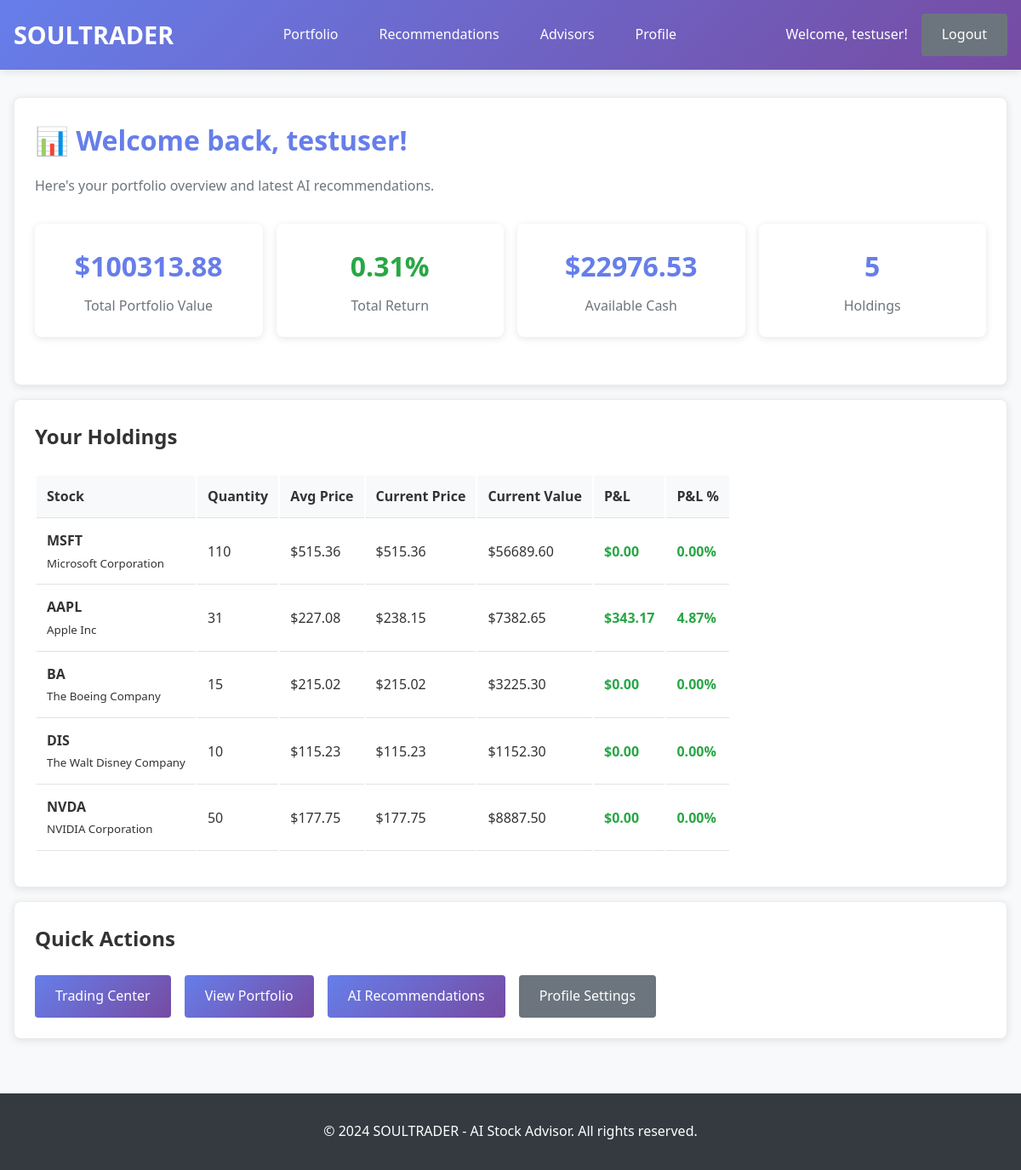
The page /dashboard/ (signed in) on the database its author committed.
### soulstrader/models.py (models this page shows, shortened)
class Portfolio(models.Model):
    user = models.OneToOneField(User, on_delete=models.CASCADE, related_name='portfolio')
    name = models.CharField(max_length=100, default="My Portfolio")
    initial_capital = models.DecimalField(max_digits=12, decimal_places=2, default=Decimal('100000.00'))
    current_capital = models.DecimalField(max_digits=12, decimal_places=2, default=Decimal('100000.00'))
    total_invested = models.DecimalField(max_digits=12, decimal_places=2, default=Decimal('0.00'))
    is_active = models.BooleanField(default=True)
    auto_rebalance = models.BooleanField(default=False)
    rebalance_frequency = models.CharField(max_length=20, default='MONTHLY', choices=[
        ('WEEKLY', 'Weekly'),
        ('MONTHLY', 'Monthly'),
        ('QUARTERLY', 'Quarterly'),
        ('MANUAL', 'Manual'),
    ])
    created_at = models.DateTimeField(auto_now_add=True)
    last_updated = models.DateTimeField(auto_now=True)
    @property
    def total_value(self):
        holdings_value = sum(holding.current_value for holding in self.holdings.all())
        return self.current_capital + holdings_value
    @property
    def total_return(self):
        if self.initial_capital > 0:
            return ((self.total_value - self.initial_capital) / self.initial_capital) * 100
        return 0

class Holding(models.Model):
    portfolio = models.ForeignKey(Portfolio, on_delete=models.CASCADE, related_name='holdings')
    stock = models.ForeignKey(Stock, on_delete=models.CASCADE)
    quantity = models.IntegerField(validators=[MinValueValidator(0)])
    average_price = models.DecimalField(max_digits=10, decimal_places=2)
    purchase_date = models.DateTimeField(auto_now_add=True)
    last_updated = models.DateTimeField(auto_now=True)
    class Meta:
        unique_together = ['portfolio', 'stock']
    @property
    def current_value(self):
        if self.stock.current_price:
            return self.quantity * self.stock.current_price
        return 0
    @property
    def unrealized_pnl(self):
        current_value = self.current_value
        cost_basis = self.quantity * self.average_price
        return current_value - cost_basis
    @property
    def unrealized_pnl_percent(self):
        cost_basis = self.quantity * self.average_price
        if cost_basis > 0:
            return (self.unrealized_pnl / cost_basis) * 100
        return 0

class Stock(models.Model):
    SECTORS = [
        ('TECHNOLOGY', 'Technology'),
        ('HEALTHCARE', 'Healthcare'),
        ('FINANCIAL', 'Financial Services'),
        ('CONSUMER_DISCRETIONARY', 'Consumer Discretionary'),
        ('INDUSTRIALS', 'Industrials'),
        ('CONSUMER_STAPLES', 'Consumer Staples'),
        ('ENERGY', 'Energy'),
        ('UTILITIES', 'Utilities'),
        ('REAL_ESTATE', 'Real Estate'),
        ('MATERIALS', 'Materials'),
        ('COMMUNICATION', 'Communication Services'),
        ('OTHER', 'Other'),
    ]
    MARKET_CAP_CATEGORIES = [
        ('LARGE_CAP', 'Large Cap ($10B+)'),
        ('MID_CAP', 'Mid Cap ($2B-$10B)'),
        ('SMALL_CAP', 'Small Cap ($300M-$2B)'),
        ('MICRO_CAP', 'Micro Cap (<$300M)'),
    ]
    symbol = models.CharField(max_length=10, unique=True, db_index=True)
    name = models.CharField(max_length=200)
    sector = models.CharField(max_length=30, choices=SECTORS, blank=True)
    industry = models.CharField(max_length=100, blank=True)
    market_cap = models.BigIntegerField(null=True, blank=True)
    market_cap_category = models.CharField(max_length=20, choices=MARKET_CAP_CATEGORIES, blank=True)
    current_price = models.DecimalField(max_digits=10, decimal_places=2, null=True, blank=True)
    previous_close = models.DecimalField(max_digits=10, decimal_places=2, null=True, blank=True)
    day_change = models.DecimalField(max_digits=10, decimal_places=2, null=True, blank=True)
    day_change_percent = models.DecimalField(max_digits=5, decimal_places=2, null=True, blank=True)
    pe_ratio = models.DecimalField(max_digits=8, decimal_places=2, null=True, blank=True)
    pb_ratio = models.DecimalField(max_digits=8, decimal_places=2, null=True, blank=True)
    dividend_yield = models.DecimalField(max_digits=5, decimal_places=2, null=True, blank=True)
    esg_score = models.DecimalField(max_digits=3, decimal_places=1, null=True, blank=True,
                                  validators=[MinValueValidator(0), MaxValueValidator(10)])
    logo_url = models.URLField(blank=True, null=True, help_text="Company logo URL from FMP API")
    fmp_grade = models.CharField(max_length=20, blank=True, null=True, help_text="FMP consensus grade (A+, A, B+, etc.)")
    fmp_score = models.DecimalField(max_digits=5, decimal_places=2, null=True, blank=True, help_text="FMP numerical score")
    analyst_target_price = models.DecimalField(max_digits=10, decimal_places=2, null=True, blank=True)
    analyst_rating_strong_buy = models.IntegerField(default=0)
    analyst_rating_buy = models.IntegerField(default=0)
    analyst_rating_hold = models.IntegerField(default=0)
    analyst_rating_sell = models.IntegerField(default=0)
    analyst_rating_strong_sell = models.IntegerField(default=0)
    is_active = models.BooleanField(default=True)
    last_updated = models.DateTimeField(auto_now=True)
    created_at = models.DateTimeField(auto_now_add=True)
    class Meta:
        ordering = ['symbol']

### soulstrader/views.py (the view)
# urls.py: path('dashboard/', views.dashboard, name='dashboard'),
@login_required
def dashboard(request):
    profile, created = UserProfile.objects.get_or_create(
        user=request.user,
        defaults={
            'risk_level': 'MODERATE',
            'investment_goal': 'BALANCED',
            'time_horizon': 'MEDIUM'
        }
    )
    portfolio, created = Portfolio.objects.get_or_create(
        user=request.user,
        defaults={'name': f"{request.user.username}'s Portfolio"}
    )
    recent_recommendations = AIRecommendation.objects.filter(
        user=request.user,
        is_active=True
    ).select_related('stock').order_by('-created_at')[:5]
    recent_notifications = UserNotification.objects.filter(
        user=request.user
    ).order_by('-created_at')[:5]
    performance_data = PerformanceMetrics.objects.filter(
        portfolio=portfolio
    ).order_by('-date')[:30]
    holdings = portfolio.holdings.select_related('stock').all()
    context = {
        'profile': profile,
        'portfolio': portfolio,
        'recent_recommendations': recent_recommendations,
        'current_page': 'dashboard',
        'recent_notifications': recent_notifications,
        'performance_data': performance_data,
        'holdings': holdings,
    }
    return render(request, 'soulstrader/dashboard.html', context)

### soulstrader/templates/soulstrader/dashboard.html (shortened to what this page needs)
{% extends 'soulstrader/base.html' %}
{% block content %}
<div class="card">
    <h1 style="color: #667eea; margin-bottom: 1rem;">📊 Welcome back, {{ user.username }}!</h1>
    <p style="color: #6c757d; margin-bottom: 2rem;">Here's your portfolio overview and latest AI recommendations.</p>
    <div class="stats-grid">
        <div class="stat-card">
            <div class="stat-number">${{ portfolio.total_value|floatformat:2 }}</div>
            <div class="stat-label">Total Portfolio Value</div>
        </div>
        <div class="stat-card">
            <div class="stat-number {% if portfolio.total_return >= 0 %}positive{% else %}negative{% endif %}">
                {{ portfolio.total_return|floatformat:2 }}%
            </div>
            <div class="stat-label">Total Return</div>
        </div>
        <div class="stat-card">
            <div class="stat-number">${{ portfolio.current_capital|floatformat:2 }}</div>
            <div class="stat-label">Available Cash</div>
        </div>
        <div class="stat-card">
            <div class="stat-number">{{ holdings|length }}</div>
            <div class="stat-label">Holdings</div>
        </div>
    </div>
</div>
{% if holdings %}
<div class="card">
    <h2 style="margin-bottom: 1.5rem; color: #333;">Your Holdings</h2>
    <div class="table">
        <table>
            <thead>
                <tr>
                    <th>Stock</th>
                    <th>Quantity</th>
                    <th>Avg Price</th>
                    <th>Current Price</th>
                    <th>Current Value</th>
                    <th>P&L</th>
                    <th>P&L %</th>
                </tr>
            </thead>
            <tbody>
                {% for holding in holdings %}
                <tr>
                    <td>
                        <strong>{{ holding.stock.symbol }}</strong><br>
                        <small>{{ holding.stock.name }}</small>
                    </td>
                    <td>{{ holding.quantity }}</td>
                    <td>${{ holding.average_price|floatformat:2 }}</td>
                    <td>${{ holding.stock.current_price|floatformat:2|default:"N/A" }}</td>
                    <td>${{ holding.current_value|floatformat:2 }}</td>
                    <td class="{% if holding.unrealized_pnl >= 0 %}positive{% else %}negative{% endif %}">
                        ${{ holding.unrealized_pnl|floatformat:2 }}
                    </td>
                    <td class="{% if holding.unrealized_pnl_percent >= 0 %}positive{% else %}negative{% endif %}">
                        {{ holding.unrealized_pnl_percent|floatformat:2 }}%
                    </td>
                </tr>
                {% endfor %}
            </tbody>
        </table>
    </div>
</div>
{% endif %}
<div class="card">
    <h2 style="margin-bottom: 1.5rem; color: #333;">Quick Actions</h2>
    <div style="display: flex; gap: 1rem; flex-wrap: wrap;">
        <a href="{% url 'soulstrader:trading' %}" class="btn">Trading Center</a>
        <a href="{% url 'soulstrader:portfolio' %}" class="btn">View Portfolio</a>
        <a href="{% url 'soulstrader:recommendations' %}" class="btn">AI Recommendations</a>
        <a href="{% url 'soulstrader:profile' %}" class="btn btn-secondary">Profile Settings</a>
    </div>
</div>
{% endblock %}

### soulstrader/templates/soulstrader/base.html (shortened to what this page needs)
<!DOCTYPE html>
<html lang="en">
<head>
</head>
<body>
    <header class="header">
        <div class="header-content">
            <a href="{% url 'soulstrader:home' %}" class="logo">SOULTRADER</a>
            <nav class="nav">
                {% if user.is_authenticated %}
                    <a href="{% url 'soulstrader:portfolio' %}" {% if current_page == 'portfolio' %}class="active"{% endif %}>Portfolio</a>
                    <a href="{% url 'soulstrader:recommendations' %}" {% if current_page == 'recommendations' %}class="active"{% endif %}>Recommendations</a>
                    <a href="{% url 'soulstrader:ai_advisors_dashboard' %}" {% if current_page == 'ai_advisors' %}class="active"{% endif %}>Advisors</a>
                    <a href="{% url 'soulstrader:profile' %}" {% if current_page == 'profile' %}class="active"{% endif %}>Profile</a>
                {% else %}
                    <a href="{% url 'soulstrader:home' %}" {% if current_page == 'home' %}class="active"{% endif %}>Home</a>
                {% endif %}
            </nav>
            <div class="user-info">
                {% if user.is_authenticated %}
                    <span>Welcome, {{ user.username }}!</span>
                    <a href="{% url 'soulstrader:logout' %}" class="btn btn-secondary">Logout</a>
                {% else %}
                    <a href="{% url 'soulstrader:login' %}" class="btn">Login</a>
                    <a href="{% url 'soulstrader:register' %}" class="btn btn-success">Register</a>
                {% endif %}
            </div>
        </div>
    </header>
    <main class="main-content">
        {% block content %}
        {% endblock %}
    </main>
    <footer class="footer">
        <p>&copy; 2024 SOULTRADER - AI Stock Advisor. All rights reserved.</p>
    </footer>
</body>
</html>

### soulstrader/templates/soulstrader/base.html (style rules this page uses)
* { margin: 0; padding: 0; box-sizing: border-box; }
body { font-family: 'Segoe UI', Tahoma, Geneva, Verdana, sans-serif; background-color: #f8f9fa; color: #333; line-height: 1.6; }
.header { background: linear-gradient(135deg, #667eea 0%, #764ba2 100%); color: white; padding: 1rem 0; box-shadow: 0 2px 10px rgba(0,0,0,0.1); }
.header-content { max-width: 1200px; margin: 0 auto; padding: 0 1rem; display: flex; justify-content: space-between; align-items: center; }
.logo { font-size: 1.8rem; font-weight: bold; text-decoration: none; color: white; }
.nav { display: flex; gap: 1rem; }
.nav a { color: white; text-decoration: none; padding: 0.5rem 1rem; border-radius: 4px; transition: background-color 0.3s; }
.user-info { display: flex; align-items: center; gap: 1rem; }
.main-content { max-width: 1200px; margin: 2rem auto; padding: 0 1rem; }
.card { background: white; border-radius: 8px; padding: 1.5rem; margin: 1rem 0; box-shadow: 0 2px 10px rgba(0,0,0,0.1); border: 1px solid #e9ecef; }
.btn { display: inline-block; padding: 0.75rem 1.5rem; background: linear-gradient(135deg, #667eea 0%, #764ba2 100%); color: white; text-decoration: none; border-radius: 4px; border: none; cursor: pointer; font-size: 1rem; transition: transform 0.2s; }
.btn-secondary { background: #6c757d; }
.stats-grid { display: grid; grid-template-columns: repeat(auto-fit, minmax(200px, 1fr)); gap: 1rem; margin: 2rem 0; }
.stat-card { background: white; padding: 1.5rem; border-radius: 8px; text-align: center; box-shadow: 0 2px 10px rgba(0,0,0,0.1); }
.stat-number { font-size: 2rem; font-weight: bold; color: #667eea; }
.stat-label { color: #6c757d; margin-top: 0.5rem; }
.table { width: 100%; border-collapse: collapse; margin: 1rem 0; }
.table th, .table td { padding: 0.75rem; text-align: left; border-bottom: 1px solid #dee2e6; }
.table th { background-color: #f8f9fa; font-weight: 600; }
.positive { color: #28a745; font-weight: bold; }
.footer { background-color: #343a40; color: white; text-align: center; padding: 2rem 0; margin-top: 4rem; }

### rows shown on the page
Portfolio: total_value "100313.88", total_return "0.31", current_capital "22976.53"
Holding: stock.symbol "MSFT", stock.name "Microsoft Corporation", quantity "110", average_price "515.36", stock.current_price "515.36", current_value "56689.60", unrealized_pnl "0.00", unrealized_pnl_percent "0.00"
Holding: stock.symbol "AAPL", stock.name "Apple Inc", quantity "31", average_price "227.08", stock.current_price "238.15", current_value "7382.65", unrealized_pnl "343.17", unrealized_pnl_percent "4.87"
Holding: stock.symbol "BA", stock.name "The Boeing Company", quantity "15", average_price "215.02", stock.current_price "215.02", current_value "3225.30", unrealized_pnl "0.00", unrealized_pnl_percent "0.00"
Holding: stock.symbol "DIS", stock.name "The Walt Disney Company", quantity "10", average_price "115.23", stock.current_price "115.23", current_value "1152.30", unrealized_pnl "0.00", unrealized_pnl_percent "0.00"
Holding: stock.symbol "NVDA", stock.name "NVIDIA Corporation", quantity "50", average_price "177.75", stock.current_price "177.75", current_value "8887.50", unrealized_pnl "0.00", unrealized_pnl_percent "0.00"

### other values the page prints
{{ user.username }} "testuser"
{{ holdings|length }} "5"
